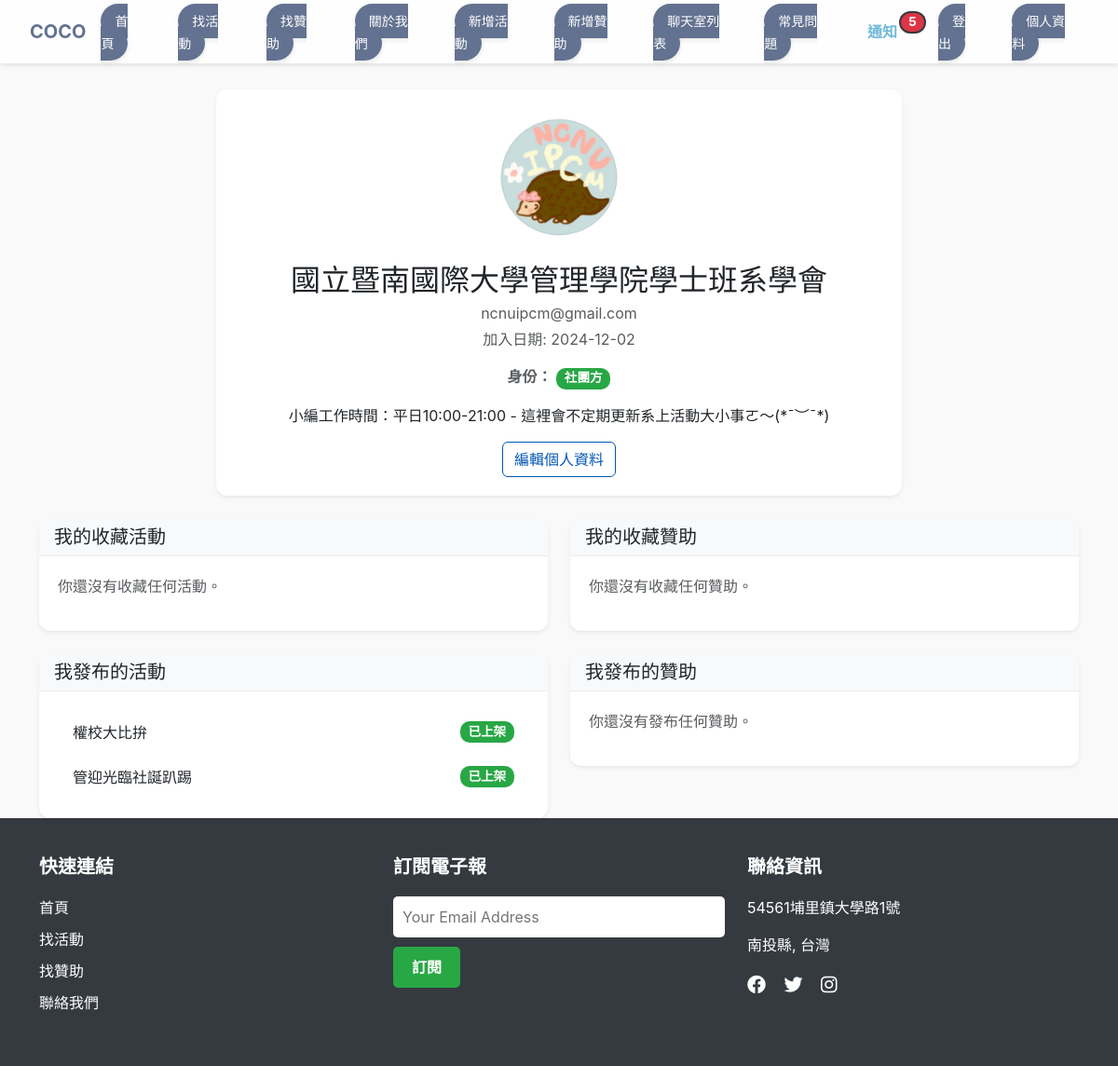
The page /profile/ (signed in) on the database as committed earlier.
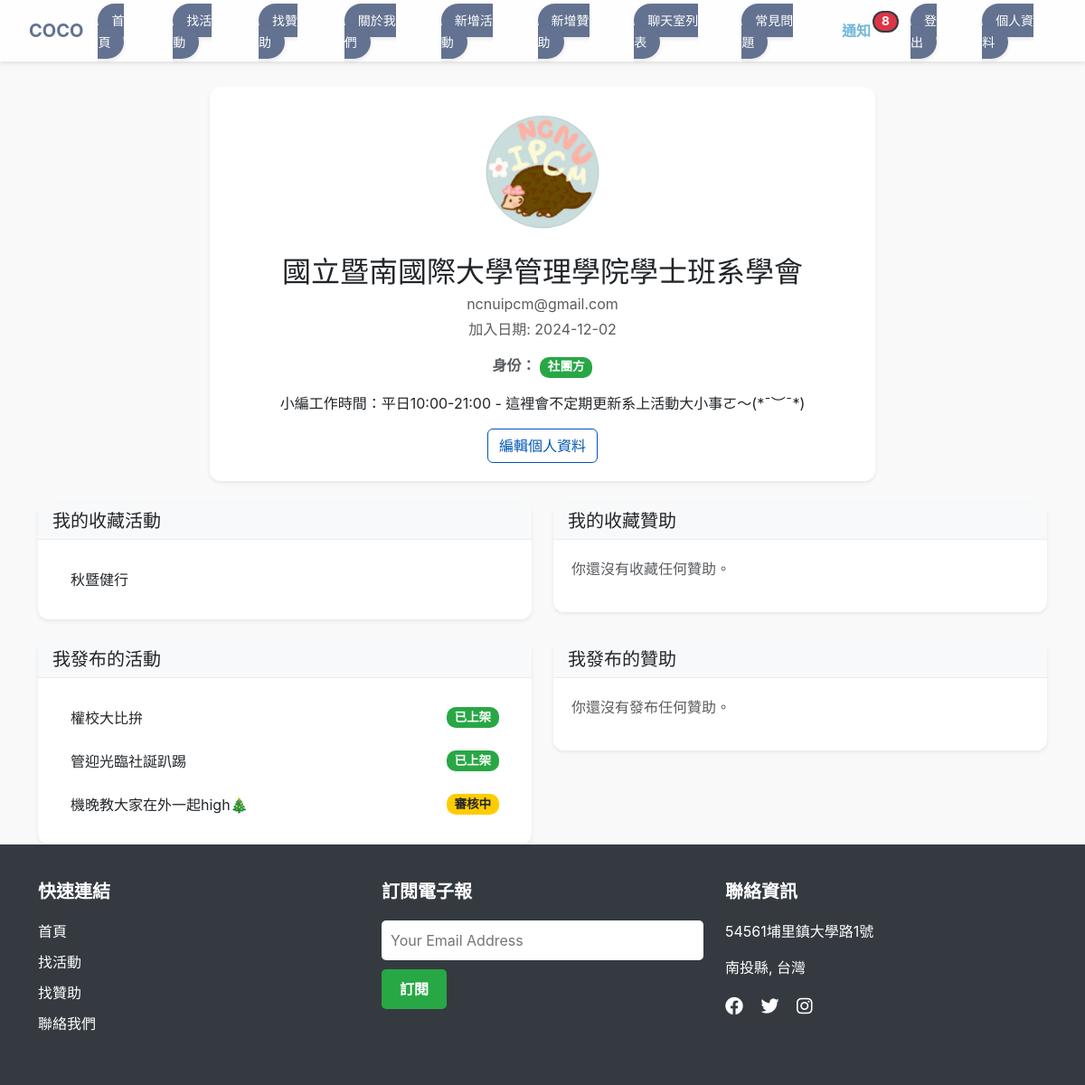
The same page on the database as committed later.
### events/models.py (models this page shows, shortened)
class Activitynew(models.Model):
    title = models.CharField(max_length=200)           # 活動名稱
    description = models.TextField()                   # 活動描述
    max_participants = models.IntegerField(null=True, blank=True)   #參與人數上限
    current_participants = models.IntegerField(null=True, blank=True)   #目前報名人數
    location = models.CharField(max_length=255, verbose_name="活動地點")
    latitude = models.FloatField(null=True, blank=True, verbose_name="緯度")
    longitude = models.FloatField(null=True, blank=True, verbose_name="經度")
    date = models.DateField()                          # 活動日期
    registration_deadline = models.DateField(null=True, blank=True) #活動截止日期
    image = models.ImageField(upload_to='activitynew_images/', blank=True, null=True,default=None)  # 活動圖片
    date_posted = models.DateTimeField(default=timezone.now)  # 活動發布日期
    check_status = models.BooleanField(default=False) # 審核狀態
    is_closed = models.BooleanField(default=False)  # 用於標記活動是否已結案
    result_photo = models.ImageField(upload_to='result_photos/', blank=True, null=True,default=None)
    is_active = models.BooleanField(default=True)
    organizer = models.ForeignKey(
        settings.AUTH_USER_MODEL,
        on_delete=models.CASCADE,
        related_name='organized_activities',
        null=True,
        blank=True
    )

### events/views.py (the view)
# urls.py: path('profile/', views.profile_view, name='profile'),
@login_required
def profile_view(request):
    user_extend, created = UserProfile.objects.get_or_create(user=request.user)
    favorite_activities = Activitynew.objects.filter(favorite__user=request.user)
    favorite_sponsorships = Sponsorshipnew.objects.filter(favorite__user=request.user)
    user_activities = Activitynew.objects.filter(organizer=request.user)
    user_sponsorships = Sponsorshipnew.objects.filter(organizer=request.user)
    user_extend = UserProfile.objects.get(user=request.user)
    context = {
        'favorite_activities': favorite_activities,
        'favorite_sponsorships': favorite_sponsorships,
        'user_activities': user_activities,
        'user_sponsorships':user_sponsorships,
        'user_extend': user_extend
    }
    return render(request, 'events/profile.html', context)

### events/context_processors.py (called while the page is built)
def notifications(request):
    if request.user.is_authenticated:
        notifications = Notification.objects.filter(user=request.user).order_by('-created_at')
        unread_count = notifications.filter(is_read=False).count()
        return {
            'notifications': notifications[:5],  # 只在這裡進行切片
            'unread_notifications_count': unread_count
        }
    return {}

### events/templates/events/profile.html (shortened to what the changed rows need)
{% extends 'base.html' %}
{% load django_bootstrap5 %}
{% load static %}
{% block content %}
<div class="container mt-5">
    <div class="row justify-content-center mb-4">
        <div class="col-md-8 text-center">
            <div class="card shadow-sm border-0">
                <div class="card-body">
                    <h2 class="mb-1">{{ user.username }}</h2>
                </div>
            </div>
        </div>
    </div>
    <div class="row gy-4">
        <div class="col-lg-6">
            <div class="card shadow-sm border-0">
                <div class="card-body">
                    {% if favorite_activities %}
                        <ul class="list-group list-group-flush">
                            {% for activity in favorite_activities %}
                                <li class="list-group-item">
                                    <a href="{% url 'activity_detail' activity.id %}" class="text-decoration-none text-dark">
                                        {{ activity.title }}
                                    </a>
                                </li>
                            {% endfor %}
                        </ul>
                    {% else %}
                        <p class="text-muted">你還沒有收藏任何活動。</p>
                    {% endif %}
                </div>
            </div>
        </div>
        <div class="col-lg-6">
            <div class="card shadow-sm border-0">
                <div class="card-body">
                    {% if user_activities %}
                        <ul class="list-group list-group-flush">
                            {% for activity in user_activities %}
                                <li class="list-group-item d-flex justify-content-between align-items-center">
                                    <a href="{% url 'activity_detail' activity.id %}" class="text-decoration-none text-dark">
                                        {{ activity.title }}
                                    </a>
                                    {% if not activity.check_status %}
                                        <span class="badge bg-warning text-dark">審核中</span>
                                    {% elif activity.check_status and activity.is_active %}
                                        <span class="badge bg-success">已上架</span>
                                    {% else %}
                                        <span class="badge bg-secondary">已下架</span>
                                    {% endif %}
                                </li>
                            {% endfor %}
                        </ul>
                    {% else %}
                        <p class="text-muted">你還沒有發布任何活動。</p>
                    {% endif %}
                </div>
            </div>
        </div>
    </div>
</div>
{% endblock %}

Rows that differ between the two databases and show on the page:
now on this page (row unchanged): Activitynew: title "秋暨健行", shown under "我的收藏活動"
added Activitynew: title "機晚教大家在外一起high🎄", check_status "審核中", shown under "我發布的活動"
Other text that changed with them:
{{ unread_notifications_count }}: "5" → "8"
text no longer shown: "你還沒有收藏任何活動。"
